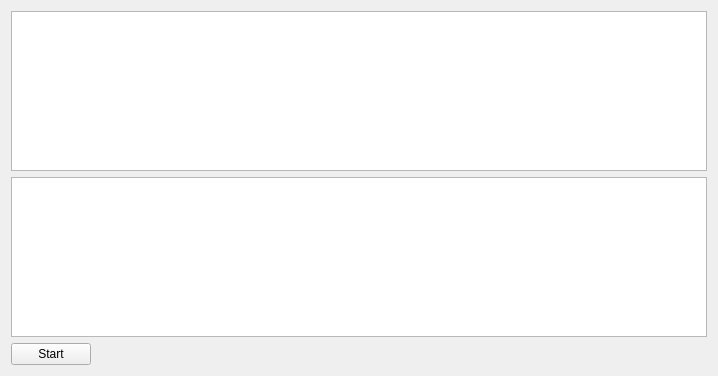
<?xml version="1.0" encoding="UTF-8"?>
<ui version="4.0">
 <class>CopySpeller</class>
 <widget class="QWidget" name="CopySpeller">
  <property name="geometry">
   <rect>
    <x>0</x>
    <y>0</y>
    <width>718</width>
    <height>376</height>
   </rect>
  </property>
  <property name="windowTitle">
   <string>Form</string>
  </property>
  <layout class="QVBoxLayout" name="verticalLayout">
   <item>
    <widget class="QTextBrowser" name="textBrowser">
     <property name="font">
      <font>
       <pointsize>14</pointsize>
      </font>
     </property>
    </widget>
   </item>
   <item>
    <widget class="QTextEdit" name="textEdit">
     <property name="font">
      <font>
       <pointsize>14</pointsize>
      </font>
     </property>
     <property name="focusPolicy">
      <enum>Qt::StrongFocus</enum>
     </property>
    </widget>
   </item>
   <item>
    <layout class="QHBoxLayout" name="horizontalLayout">
     <item>
      <widget class="QPushButton" name="pushButton_start">
       <property name="text">
        <string>Start</string>
       </property>
      </widget>
     </item>
     <item>
      <spacer name="horizontalSpacer">
       <property name="orientation">
        <enum>Qt::Horizontal</enum>
       </property>
       <property name="sizeHint" stdset="0">
        <size>
         <width>40</width>
         <height>20</height>
        </size>
       </property>
      </spacer>
     </item>
    </layout>
   </item>
  </layout>
 </widget>
 <resources/>
 <connections/>
</ui>
